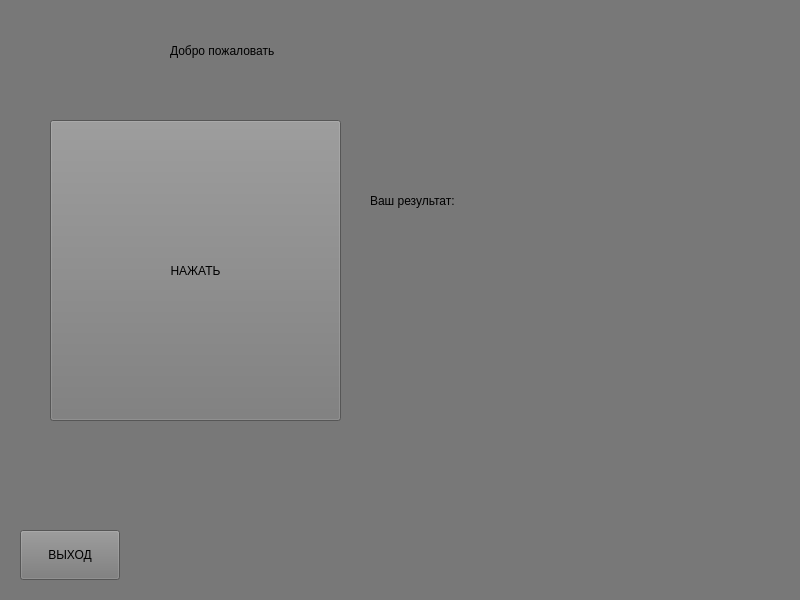
<?xml version="1.0" encoding="UTF-8"?>
<ui version="4.0">
 <class>MainWindow</class>
 <widget class="QMainWindow" name="MainWindow">
  <property name="geometry">
   <rect>
    <x>0</x>
    <y>0</y>
    <width>800</width>
    <height>600</height>
   </rect>
  </property>
  <property name="windowTitle">
   <string>Окно работника</string>
  </property>
  <property name="styleSheet">
   <string notr="true">background-color:rgb(120,120,120);</string>
  </property>
  <widget class="QWidget" name="centralwidget">
   <widget class="QPushButton" name="button_quit">
    <property name="geometry">
     <rect>
      <x>20</x>
      <y>530</y>
      <width>100</width>
      <height>50</height>
     </rect>
    </property>
    <property name="styleSheet">
     <string notr="true">background-color: rgb(255,255,255);
color: rgb(0,0,0);
font: 18pt \&quot;Arial\&quot;;</string>
    </property>
    <property name="text">
     <string>ВЫХОД</string>
    </property>
   </widget>
   <widget class="QPushButton" name="button_work">
    <property name="geometry">
     <rect>
      <x>50</x>
      <y>120</y>
      <width>291</width>
      <height>301</height>
     </rect>
    </property>
    <property name="styleSheet">
     <string notr="true">background-color: rgb(255,255,255);
color: rgb(0,0,0);
font: 18pt \&quot;Arial\&quot;;</string>
    </property>
    <property name="text">
     <string>НАЖАТЬ</string>
    </property>
   </widget>
   <widget class="QLabel" name="label_result">
    <property name="geometry">
     <rect>
      <x>370</x>
      <y>180</y>
      <width>421</width>
      <height>41</height>
     </rect>
    </property>
    <property name="styleSheet">
     <string notr="true">background-color: rgb(120,120,120);
color: rgb(0,0,0);
font: 18pt \&quot;Arial\&quot;;</string>
    </property>
    <property name="text">
     <string>Ваш результат:</string>
    </property>
   </widget>
   <widget class="QLabel" name="label_greetings">
    <property name="geometry">
     <rect>
      <x>170</x>
      <y>30</y>
      <width>421</width>
      <height>41</height>
     </rect>
    </property>
    <property name="styleSheet">
     <string notr="true">background-color: rgb(120,120,120);
color: rgb(0,0,0);
font: 18pt \&quot;Arial\&quot;;</string>
    </property>
    <property name="text">
     <string>Добро пожаловать</string>
    </property>
   </widget>
  </widget>
 </widget>
 <resources/>
 <connections/>
</ui>
